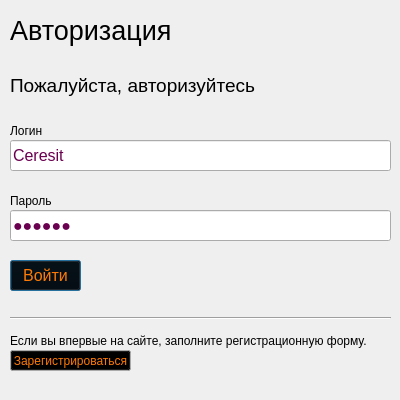
<?xml version="1.0" encoding="UTF-8"?>
<ui version="4.0">
 <class>Login</class>
 <widget class="QDialog" name="Login">
  <property name="geometry">
   <rect>
    <x>0</x>
    <y>0</y>
    <width>400</width>
    <height>400</height>
   </rect>
  </property>
  <property name="palette">
   <palette>
    <active>
     <colorrole role="Button">
      <brush brushstyle="SolidPattern">
       <color alpha="255">
        <red>0</red>
        <green>0</green>
        <blue>0</blue>
       </color>
      </brush>
     </colorrole>
     <colorrole role="Text">
      <brush brushstyle="SolidPattern">
       <color alpha="255">
        <red>106</red>
        <green>0</green>
        <blue>79</blue>
       </color>
      </brush>
     </colorrole>
     <colorrole role="ButtonText">
      <brush brushstyle="SolidPattern">
       <color alpha="255">
        <red>255</red>
        <green>122</green>
        <blue>5</blue>
       </color>
      </brush>
     </colorrole>
     <colorrole role="PlaceholderText">
      <brush brushstyle="SolidPattern">
       <color alpha="128">
        <red>106</red>
        <green>0</green>
        <blue>79</blue>
       </color>
      </brush>
     </colorrole>
    </active>
    <inactive>
     <colorrole role="Button">
      <brush brushstyle="SolidPattern">
       <color alpha="255">
        <red>0</red>
        <green>0</green>
        <blue>0</blue>
       </color>
      </brush>
     </colorrole>
     <colorrole role="Text">
      <brush brushstyle="SolidPattern">
       <color alpha="255">
        <red>106</red>
        <green>0</green>
        <blue>79</blue>
       </color>
      </brush>
     </colorrole>
     <colorrole role="ButtonText">
      <brush brushstyle="SolidPattern">
       <color alpha="255">
        <red>255</red>
        <green>122</green>
        <blue>5</blue>
       </color>
      </brush>
     </colorrole>
     <colorrole role="PlaceholderText">
      <brush brushstyle="SolidPattern">
       <color alpha="128">
        <red>106</red>
        <green>0</green>
        <blue>79</blue>
       </color>
      </brush>
     </colorrole>
    </inactive>
    <disabled>
     <colorrole role="Button">
      <brush brushstyle="SolidPattern">
       <color alpha="255">
        <red>0</red>
        <green>0</green>
        <blue>0</blue>
       </color>
      </brush>
     </colorrole>
     <colorrole role="Text">
      <brush brushstyle="SolidPattern">
       <color alpha="255">
        <red>120</red>
        <green>120</green>
        <blue>120</blue>
       </color>
      </brush>
     </colorrole>
     <colorrole role="ButtonText">
      <brush brushstyle="SolidPattern">
       <color alpha="255">
        <red>120</red>
        <green>120</green>
        <blue>120</blue>
       </color>
      </brush>
     </colorrole>
     <colorrole role="PlaceholderText">
      <brush brushstyle="SolidPattern">
       <color alpha="128">
        <red>0</red>
        <green>0</green>
        <blue>0</blue>
       </color>
      </brush>
     </colorrole>
    </disabled>
   </palette>
  </property>
  <property name="windowTitle">
   <string>Dialog</string>
  </property>
  <widget class="QLabel" name="label">
   <property name="geometry">
    <rect>
     <x>10</x>
     <y>10</y>
     <width>381</width>
     <height>41</height>
    </rect>
   </property>
   <property name="font">
    <font>
     <pointsize>20</pointsize>
    </font>
   </property>
   <property name="text">
    <string>Авторизация</string>
   </property>
  </widget>
  <widget class="QLabel" name="label_2">
   <property name="geometry">
    <rect>
     <x>10</x>
     <y>70</y>
     <width>381</width>
     <height>31</height>
    </rect>
   </property>
   <property name="font">
    <font>
     <pointsize>14</pointsize>
    </font>
   </property>
   <property name="text">
    <string>Пожалуйста, авторизуйтесь</string>
   </property>
  </widget>
  <widget class="QLabel" name="label_3">
   <property name="geometry">
    <rect>
     <x>10</x>
     <y>120</y>
     <width>381</width>
     <height>21</height>
    </rect>
   </property>
   <property name="text">
    <string>Логин</string>
   </property>
  </widget>
  <widget class="QLineEdit" name="lineEdit_l">
   <property name="geometry">
    <rect>
     <x>10</x>
     <y>140</y>
     <width>381</width>
     <height>31</height>
    </rect>
   </property>
   <property name="font">
    <font>
     <pointsize>12</pointsize>
    </font>
   </property>
   <property name="text">
    <string>Ceresit</string>
   </property>
   <property name="maxLength">
    <number>16</number>
   </property>
  </widget>
  <widget class="QLabel" name="label_4">
   <property name="geometry">
    <rect>
     <x>10</x>
     <y>190</y>
     <width>381</width>
     <height>21</height>
    </rect>
   </property>
   <property name="text">
    <string>Пароль</string>
   </property>
  </widget>
  <widget class="QLineEdit" name="lineEdit_p">
   <property name="geometry">
    <rect>
     <x>10</x>
     <y>210</y>
     <width>381</width>
     <height>31</height>
    </rect>
   </property>
   <property name="font">
    <font>
     <pointsize>12</pointsize>
    </font>
   </property>
   <property name="text">
    <string>111111</string>
   </property>
   <property name="maxLength">
    <number>16</number>
   </property>
   <property name="echoMode">
    <enum>QLineEdit::Password</enum>
   </property>
  </widget>
  <widget class="Line" name="line">
   <property name="geometry">
    <rect>
     <x>10</x>
     <y>310</y>
     <width>381</width>
     <height>16</height>
    </rect>
   </property>
   <property name="orientation">
    <enum>Qt::Horizontal</enum>
   </property>
  </widget>
  <widget class="QPushButton" name="pushButton_l">
   <property name="geometry">
    <rect>
     <x>10</x>
     <y>260</y>
     <width>71</width>
     <height>31</height>
    </rect>
   </property>
   <property name="font">
    <font>
     <pointsize>12</pointsize>
    </font>
   </property>
   <property name="text">
    <string>Войти</string>
   </property>
  </widget>
  <widget class="QLabel" name="label_5">
   <property name="geometry">
    <rect>
     <x>10</x>
     <y>330</y>
     <width>381</width>
     <height>21</height>
    </rect>
   </property>
   <property name="text">
    <string>Если вы впервые на сайте, заполните регистрационную форму.</string>
   </property>
  </widget>
  <widget class="QPushButton" name="pushButton_r">
   <property name="geometry">
    <rect>
     <x>10</x>
     <y>350</y>
     <width>121</width>
     <height>21</height>
    </rect>
   </property>
   <property name="text">
    <string>Зарегистрироваться</string>
   </property>
  </widget>
 </widget>
 <resources/>
 <connections/>
</ui>
